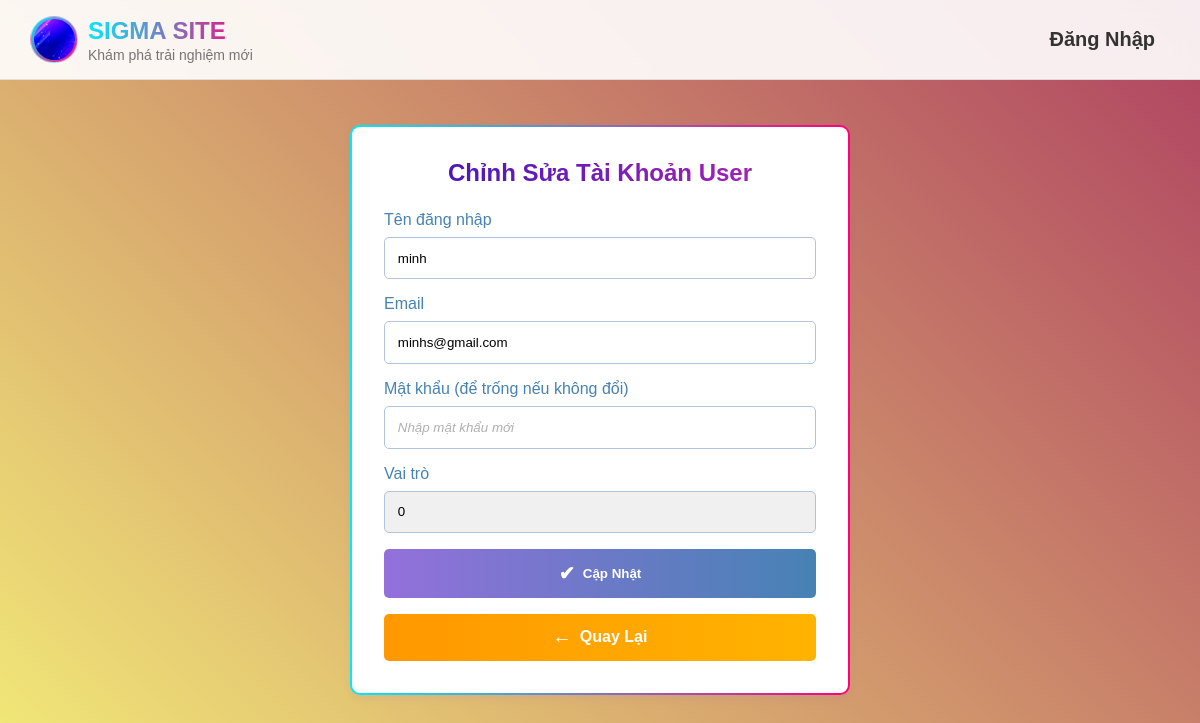
/edit_user.php?id=12 (signed in), run on the app's committed database.
### tables this page shows
CREATE TABLE `users` (
  `id` int(11) NOT NULL,
  `username` varchar(50) NOT NULL,
  `email` varchar(255) NOT NULL,
  `password` varchar(255) NOT NULL,
  `reset_password` varchar(255) DEFAULT NULL,
  `avatar` varchar(255) DEFAULT NULL,
  `created_at` timestamp NOT NULL DEFAULT current_timestamp(),
  `role` int(1) NOT NULL
);

### edit_user.php (the view, shortened to what this page needs)
<?php
include '../minh/config.php';
$user = null;
if (isset($_GET['id'])) {
    $user_id = (int)$_GET['id'];
    try {
        $stmt = $conn_user->prepare('SELECT * FROM users WHERE id = ?');
        $stmt->execute([$user_id]);
        $user = $stmt->fetch();
    } catch (PDOException $e) {
        $error = "Lỗi truy vấn: " . $e->getMessage();
    }
}
?>
<?php include 'header.php'; ?>
<div class="form-wrapper">
    <div class="form-container">
        <h2>Chỉnh Sửa Tài Khoản User</h2>
        <?php if ($user): ?>
            <form method="POST">
                <div class="form-group">
                    <label for="username">Tên đăng nhập</label>
                    <input type="text" id="username" name="username" value="<?php echo htmlspecialchars($user['username']); ?>" required>
                </div>
                <div class="form-group">
                    <label for="email">Email</label>
                    <input type="email" id="email" name="email" value="<?php echo htmlspecialchars($user['email']); ?>" required>
                </div>
                <div class="form-group">
                    <label for="password">Mật khẩu (để trống nếu không đổi)</label>
                    <input type="password" id="password" name="password" placeholder="Nhập mật khẩu mới">
                </div>
                <div class="form-group">
                    <label for="role">Vai trò</label>
                    <input type="text" id="role" name="role" value="<?php echo htmlspecialchars($user['role'] ?? 'user'); ?>" readonly>
                </div>
                <button type="submit" class="btn-edit-user">
                    <span class="btn-icon">✔</span> Cập Nhật
                </button>
                <a href="manage_users.php" class="btn-back">
                    <span class="btn-icon">←</span> Quay Lại
                </a>
            </form>
        <?php endif; ?>
    </div>
</div>

### styles.css (style rules this page uses)
* { margin: 0; padding: 0; box-sizing: border-box; font-family: 'Poppins', sans-serif; }

### edit_user.php (style rules this page uses)
.form-wrapper { flex: 1; display: flex; justify-content: center; align-items: center; padding-bottom: 60px; }
.form-container { background-color: #fff; padding: 2rem; border-radius: 10px; box-shadow: 0 4px 6px rgba(147, 112, 219, 0.1); border: 2px solid transparent; background: linear-gradient(#fff, #fff) padding-box, linear-gradient(90deg, #00eaff, #ff007a) border-box; width: 100%; max-width: 500px; animation: fadeInDown 0.6s ease-in-out; }
h2 { background: linear-gradient(90deg, #3915bb, #b424b4); -webkit-background-clip: text; background-clip: text; color: transparent; text-align: center; margin-bottom: 1.5rem; }
.form-group { margin-bottom: 1rem; }
label { display: block; color: #4682b4; margin-bottom: 0.5rem; }
input { width: 100%; padding: 0.8rem; border: 1px solid #b0c4de; border-radius: 5px; box-sizing: border-box; }
input[readonly] { background-color: #f0f0f0; cursor: not-allowed; }
input::placeholder { color: #b0b0b0; font-style: italic; }
.btn-edit-user { width: 100%; padding: 0.8rem; border: none; border-radius: 5px; cursor: pointer; transition: all 0.3s ease; background: linear-gradient(90deg, #9370db, #4682b4); color: white; font-weight: bold; margin-top: 1rem; display: flex; align-items: center; justify-content: center; gap: 8px; }
.btn-edit-user .btn-icon { font-size: 1.2rem; font-weight: bold; }
.btn-back { width: 100%; padding: 0.8rem; border: none; border-radius: 5px; cursor: pointer; transition: all 0.3s ease; background: linear-gradient(90deg, #ff9800, #ffb300); color: white; font-weight: bold; margin-top: 1rem; display: flex; align-items: center; justify-content: center; gap: 8px; text-decoration: none; }
.btn-back .btn-icon { font-size: 1.2rem; font-weight: bold; }

### data on the page
users: username "minh", email "minhs@gmail.com", role "0"
